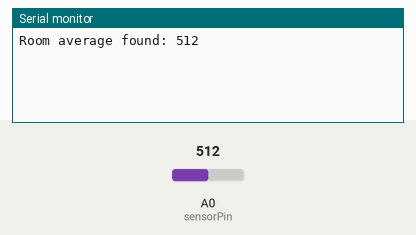
Recording of a sketch running on a simulated Arduino Uno, built with avr-gcc and run on an emulated ATmega328P. On the bench: the last lines printed to the serial monitor. Inputs (shaded band) come from the test bench; at power-on: A0 (sensorPin) = 512.

Above: at 2.3 s.
2.4 s: A0 (sensorPin) set to 508
At 3.4 s:
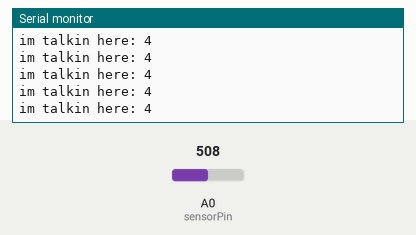
4.3 s: A0 (sensorPin) set to 306
At 5.2 s:
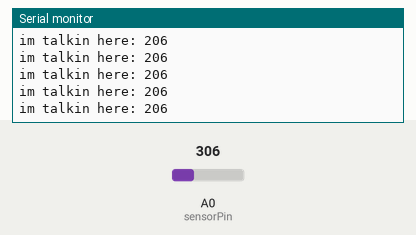

Measured:
- the behaviour switches between 509 and 508 on A0 (sensorPin) (found by bisection; images 0 and 1)
- after the input at 2.4 s, the serial monitor: prints a new line at once (image 1)
- after the input at 4.3 s, the serial monitor: prints a new line after 0.08 s (image 2)

The sketch:

sketch_microphone.ino
```cpp
const int sensorPin = A0;
const int digitalPin = 7;

const int THRESHOLD = 3;
unsigned long avgVal = 0;

void setup() {
  // put your setup code here, to run once:
  Serial.begin(9600);
  pinMode(sensorPin, INPUT);
  pinMode(digitalPin, INPUT);

  // Determine average value of silence by reading for first second
  // (so stfu when you run this)
  for(int i = 0; i < 1000; i++) {
    // read in a value
    avgVal += analogRead(sensorPin);
    delay(1);
  }
  avgVal /= 1000;
  Serial.println("Room average found: " + String(avgVal));
}

void loop() {
  int diff = abs(avgVal - analogRead(sensorPin));
  if (diff > THRESHOLD) {
    Serial.println("im talkin here: " + String(diff));
  }

}
```
